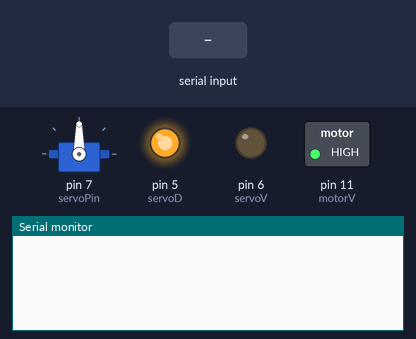
The sketch below on a simulated Arduino Uno, built with avr-gcc and run on an emulated ATmega328P. Parts: servo, switched loads named in the sketch (green lamp = pin HIGH), output pins drawn as LEDs (lit = HIGH), the last lines printed to the serial monitor. The test bench sets the inputs (shaded band).

Above: at 1.2 s.
1.3 s: "dir\n" received over the second serial link
At 2.1 s:
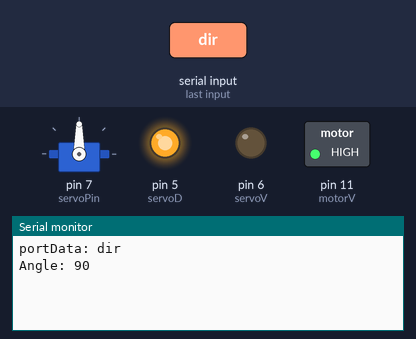
2.8 s: "L1on\n" received over the second serial link
At 4.0 s:
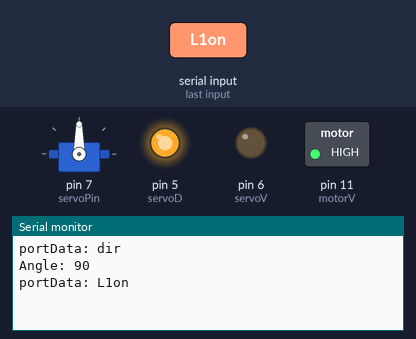
4.3 s: "L1off\n" received over the second serial link
At 5.2 s:
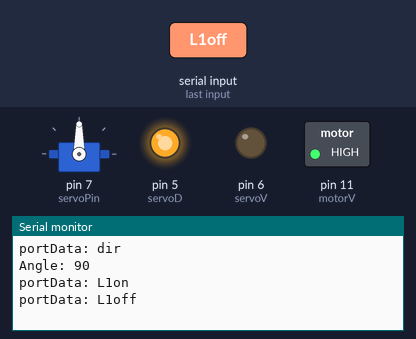

The sketch:

motor.ino
```cpp
#include <SoftwareSerial.h>
#include <Servo.h>
#include <stdlib.h>

int servoPin = 7;
long servoPosition = 0;
Servo servo;
int angle;
int power;
int servoD = 5; //полярность выхода на серву, порт должен быть с возможностью аналога
int servoV = 6; //напряжение на серву, порт должен быть с возможностью аналога
int motorD = 10; //полярность выхода на двиган, порт должен быть с возможностью аналога
int motorV = 11; //напряжение на двиган, порт должен быть с возможностью аналога


int powerMax = 255;
int powerForward = 180; // 3.5 v from 5 v
int oldY = 0;

SoftwareSerial softSerial = SoftwareSerial(2, 3);

String portData = "";     // Переменная приема команды
boolean endOfString = false;

void setup() {
  Serial.begin(9600);
  softSerial.begin(9600);

  pinMode(servoD, OUTPUT);
  pinMode(servoV, OUTPUT);
  pinMode(servoD, OUTPUT);
  pinMode(motorV, OUTPUT);
  digitalWrite(servoD, HIGH);
  analogWrite(servoV, 0);   //5V from 7V, если servoD=HIGH, то 0-максимальное, а 255 - ноль, но НУЖНЫ живые акумы!!!!
  digitalWrite(motorD, HIGH);
  analogWrite(motorV, 255); // 125 - это 3.5 из 7.3 для LOW, 130 для HIGH

  servo.attach(servoPin);
  servo.write(90);
}

void loop() {
  while (softSerial.available() > 0 && !endOfString) {
    char c = softSerial.read();    // Очередной символ в строке
    if (c != '\n') portData += c;     // Если это не символ конца строки, то добавляем его в строку
    else endOfString = true;
  }

  if (endOfString) {    // Если получен символ конца строки то разбор строки на ключ - значение и сравнение с готовыми
    Serial.println("portData: " + portData);
    String key = "", value = "";   // ключ, значение
    int i = 0;
    while (portData.length()>i) {
      if (portData[i]==' ') break;
      key += portData[i];
      i++;
    }
    if (portData[i] == ' ') {
      i++;
    }
    while (portData.length() > i) {
      value += portData[i];
      i++;
    }
//    Serial.println("key:" + key + "kakoy-to simvol");
//    Serial.println("value:" + value);
    portData = "";
    endOfString = false;

    if (key.equals("dir")) {  // Делать при получении значения с джойстика с идентификатором = 1
      boolean boolJoy = false; //
      int i = 0;
      String valueX = "", valueY = "";
      while (value.length() > i){
        if (value[i] == ' ') boolJoy = true;
        if (value[i] != ' ' && !boolJoy) valueX += value[i];
        else if (value[i] != ' ' && boolJoy) valueY += value[i];
        i++;
      }
      int iValueX = valueX.toInt(); // Координата X
      int iValueY = valueY.toInt(); // Координата Y
//      Serial.println("valueX:" + valueX);
//      Serial.println("iValueX:" + String(iValueX));
      angle = map(-iValueX, -10, 10, 60, 120);
      Serial.println("Angle: " + String(angle));
      Serial.println("");
      servo.write(angle);
      SetPowerFromY(iValueY);
    }
    if(key.equals("L1on")){ //Делать при включении переключателя с идентификатором = 2

    }
    if(key.equals("L1off")){    //Делать при выключении переключателя с идентификатором = 2

    }
  }
  delay(50);
}

void SetPowerFromY(int valY) {
  int power = 0;
  int startPower = 0; // Стартовая мощь
  if (valY >= -1 && valY <= 1) {
    valY = 0;
  }
  // Вперед
  if (valY >= 0) {
    digitalWrite(motorD, HIGH);
    startPower = powerMax - powerForward;
    power = map(abs(valY), 0, 10, powerMax, powerMax - powerForward);
  }
  // Назад
  else {
    digitalWrite(motorD, LOW);
    startPower = powerForward;
    power = map(abs(valY), 0, 10, 0, powerForward);
  }

   if ((oldY * valY) <= 0 && valY != 0) {
    Serial.println("Start motor");
    analogWrite(motorV, startPower);
    delay(200);
  }
  analogWrite(motorV, power);
  oldY = valY;
}
```

Measured:
- after the input at 1.3 s, the serial monitor: prints a new line at once (image 1)
- after the input at 2.8 s, the serial monitor: prints a new line at once (image 2)
- after the input at 4.3 s, the serial monitor: prints a new line at once (image 3)
